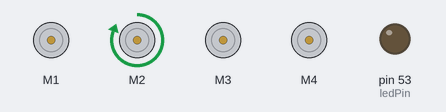
Simulated run of this sketch. Board: Arduino Mega 2560, built with avr-gcc and run on an emulated ATmega2560. Parts: 4 × DC motor (green arrow = forward, orange = backward, longer = faster), output pins drawn as LEDs (lit = HIGH).

Above: at 0.1 s.
At 8.9 s:
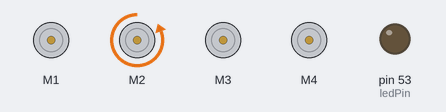
At 11.87 s:
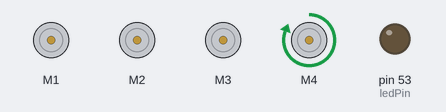
At 12.7 s:
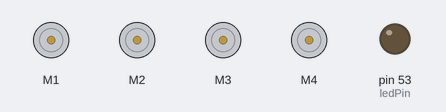
At 22.0 s:
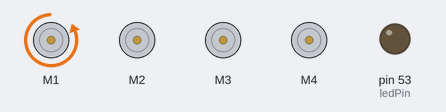
At 34.8 s:
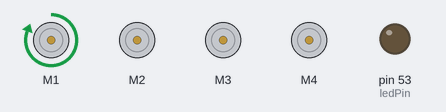
Timing chart, 0 to 40.0 s (numbered marks = the images above):
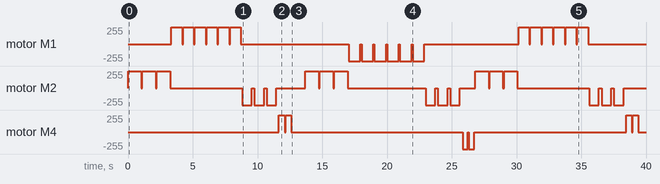

The sketch:

arduino_servo_code.ino
```cpp
#include <AFMotor.h> // https://learn.adafruit.com/adafruit-motor-shield/af-dcmotor-class
AF_DCMotor motor1(1, MOTOR12_1KHZ); // The first argument stands forthe number of the motors in the shield and the second
AF_DCMotor motor2(2, MOTOR12_1KHZ); // one stands for the motor speed control frequency.
AF_DCMotor motor3(3, MOTOR34_1KHZ);
AF_DCMotor motor4(4, MOTOR34_1KHZ);
const int ledPin = 53; // the number of the LED pin

void setup() {
// put your setup code here, to run once:
    motor1.setSpeed(255);
    motor2.setSpeed(255);
    motor3.setSpeed(255);
    motor4.setSpeed(255);
    pinMode(ledPin,OUTPUT); // initialize the LED pin as an output:
}


void testMotor1(int dir, int loopNum, int delOne, int delTwo)
{
  for(int i = 0; i < loopNum; i++) {
      motor1.run(dir); delay(delOne);
      motor1.run(RELEASE); delay(delTwo);
  }
}

void testMotor2(int dir, int loopNum, int delOne, int delTwo)
{
  for(int i = 0; i < loopNum; i++) {
      motor2.run(dir); delay(delOne);
      motor2.run(RELEASE); delay(delTwo);
  }
}

void testMotor3(int dir, int loopNum, int delOne, int delTwo)
{
  for(int i = 0; i < loopNum; i++) {
      motor3.run(dir);  delay(delOne);
      motor3.run(RELEASE); delay(delTwo);
  }
}

void testMotor4(int dir, int loopNum, int delOne, int delTwo)
{
  for(int i = 0; i < loopNum; i++) {
      motor4.run(dir);  delay(delOne);
      motor4.run(RELEASE); delay(delTwo);
  }
}

void runRAMotor(int motorSel, int dir, int loopNum, int delOne, int delTwo)
{
  switch(motorSel) {
    case 1:
      for(int i = 0; i < loopNum; i++) {
        motor1.run(dir); delay(delOne);
        motor1.run(RELEASE); delay(delTwo);
      }
      break;
    case 2:
      for(int i = 0; i < loopNum; i++) {
        motor2.run(dir); delay(delOne);
        motor2.run(RELEASE); delay(delTwo);
      }
      break;
    case 3:
      for(int i = 0; i < loopNum; i++) {
        motor3.run(dir); delay(delOne);
        motor3.run(RELEASE); delay(delTwo);
      }
      break;
    case 4:
      for(int i = 0; i < loopNum; i++) {
        motor4.run(dir); delay(delOne);
        motor4.run(RELEASE); delay(delTwo);
      }
      break;
    default:
      break;
  }
}
int iteration = 0;
void loop() { // put your main code here, to run repeatedly:
    if(iteration == 3) {
      while(true){

      }
    }

    runRAMotor(2, FORWARD, 3, 1025, 90);  //lifts up
    runRAMotor(1, FORWARD, 6, 825, 85);   //turns right 90
    runRAMotor(2, BACKWARD, 3, 750, 200); //tilts down
    runRAMotor(4, FORWARD, 2, 430, 90);   //gripper closes
    delay(1000);
    runRAMotor(2, FORWARD, 3, 1025, 90);  //lifts up
    runRAMotor(1, BACKWARD, 6, 900, 90);  //turns left 90
    runRAMotor(2, BACKWARD, 3, 750, 200); //tilts down
    runRAMotor(4, BACKWARD, 2, 400, 90);  //grippers opens

    iteration++;

}
```

Measured:
- by itself, motor M2: stopped → forward 255/255 at 0.00 s, → stopped 1.0 s later, → forward 255/255 0.09 s later, → stopped 1.0 s later, … (36 changes in this stretch)
- by itself, motor M4: stopped → forward 255/255 at 11.7 s, → stopped 0.43 s later, → forward 255/255 0.09 s later, → stopped 0.43 s later, … (12 changes in this stretch)
